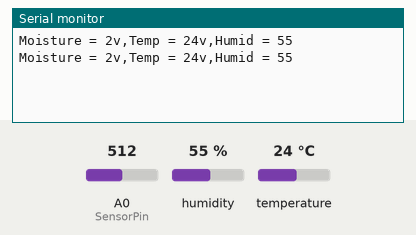
Simulated run of this sketch. Board: Arduino Uno, built with avr-gcc and run on an emulated ATmega328P. Parts: the last lines printed to the serial monitor. The test bench sets the inputs (shaded band); at power-on: humidity 55 %, A0 (SensorPin) = 512, temperature 24 °C.

Above: at 1.2 s.
1.3 s: humidity set to 22 %
At 2.6 s:
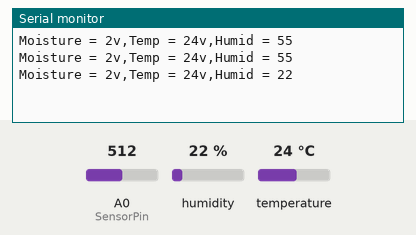
2.8 s: A0 (SensorPin) set to 716
At 3.8 s:
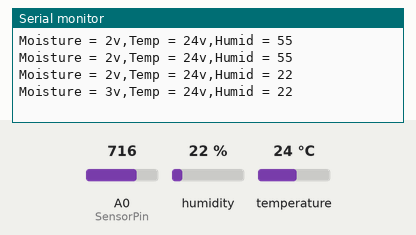
4.3 s: temperature set to 12 °C
At 5.6 s:
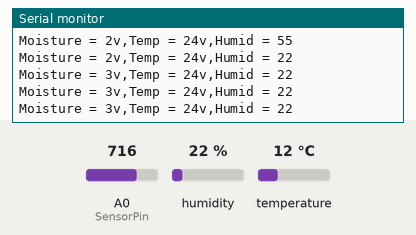
5.8 s: A0 (SensorPin) set to 900
At 7.2 s:
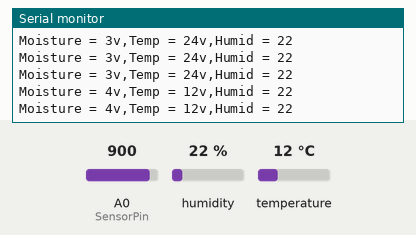
7.3 s: humidity set to 40 %
At 8.9 s:
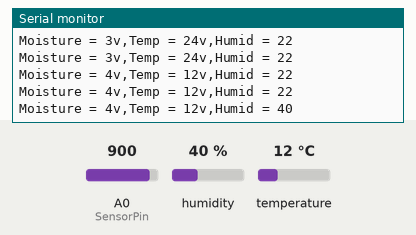
Timing chart, 0 to 9.8 s (numbered marks = the images above; inputs shaded):
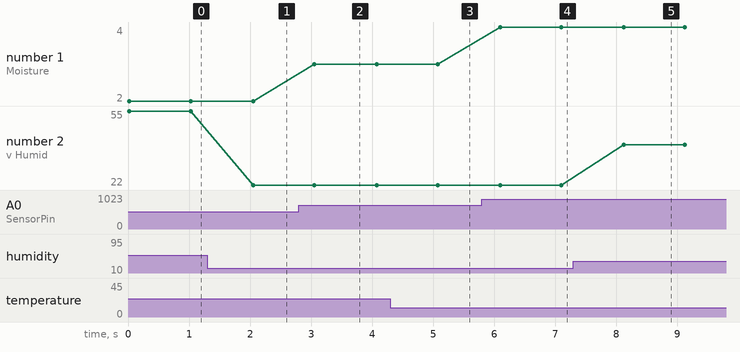

The sketch:

arduino_code_f.ino
```cpp
#include<DHT.h>

int SensorPin=A0;
#define dht_1 A1
#define DHTTYPE DHT11
DHT dht(dht_1,DHTTYPE);


// the setup routine runs once when you press reset:
void setup() {
  // initialize serial communication at 9600 bits per second:
  Serial.begin(9600);
  dht.begin();
}

// the loop routine runs over and over again forever:
void loop() {

{
  int SensorValue = analogRead(SensorPin);
  float SensorVolts = analogRead(SensorPin)*0.0048828125;
  float temp =dht.readTemperature();
  float Humid = dht.readHumidity();
  Serial.print("Moisture = ");Serial.print((int)SensorVolts);Serial.print("v,");
  Serial.print("Temp = ");Serial.print((int)temp);Serial.print("v,");
  Serial.print("Humid = ");Serial.print((int)Humid);
   // Serial.print("    |    ");
  // Serial.print("moisture = "); // Displaying moisture // Serial.print(SensorValue);// Serial.print("v");
  Serial.println();
  delay(1000);
}
}
```

Measured:
- after the input at 1.3 s, the serial monitor: prints a new line after 0.75 s (image 1)
- after the input at 2.8 s, the serial monitor: prints a new line after 0.25 s (image 2)
- after the input at 5.8 s, the serial monitor: prints a new line after 0.30 s (image 4)
- after the input at 7.3 s, the serial monitor: prints a new line after 0.82 s (image 5)
- plotted number 1: 2 → 3 after the input at 2.8 s, 3 → 4 after the input at 5.8 s
- plotted number 2: 55 → 22 after the input at 1.3 s, 22 → 40 after the input at 7.3 s
